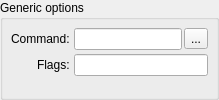
         <widget class="QGroupBox" name="generic_groupBox">
          <property name="sizePolicy">
           <sizepolicy hsizetype="Preferred" vsizetype="Maximum">
            <horstretch>0</horstretch>
            <verstretch>0</verstretch>
           </sizepolicy>
          </property>
          <property name="title">
           <string>Generic options</string>
          </property>
          <property name="expandable" stdset="0">
           <bool>true</bool>
          </property>
          <property name="xmlCategory" stdset="0">
           <string>generic</string>
          </property>
          <layout class="QFormLayout" name="generic_formLayout">
           <property name="labelAlignment">
            <set>Qt::AlignRight|Qt::AlignTrailing|Qt::AlignVCenter</set>
           </property>
           <property name="horizontalSpacing">
            <number>4</number>
           </property>
           <property name="verticalSpacing">
            <number>4</number>
           </property>
           <property name="margin">
            <number>8</number>
           </property>
           <item row="0" column="0">
            <widget class="QLabel" name="command_label">
             <property name="text">
              <string>Command:</string>
             </property>
            </widget>
           </item>
           <item row="1" column="0">
            <widget class="QLabel" name="flags_label">
             <property name="text">
              <string>Flags:</string>
             </property>
            </widget>
           </item>
           <item row="0" column="1">
            <widget class="QFrame" name="command_frame">
             <property name="lineWidth">
              <number>0</number>
             </property>
             <layout class="QHBoxLayout" name="command_horizontalLayout">
              <property name="spacing">
               <number>2</number>
              </property>
              <property name="margin">
               <number>0</number>
              </property>
              <item>
               <widget class="QLineEdit" name="command_lineEdit">
                <property name="toolTip">
                 <string>&lt;html&gt;&lt;head/&gt;&lt;body&gt;&lt;p&gt;Path to the command executable.&lt;/p&gt;&lt;/body&gt;&lt;/html&gt;</string>
                </property>
                <property name="text">
                 <string/>
                </property>
                <property name="xmlTag" stdset="0">
                 <string>command</string>
                </property>
               </widget>
              </item>
              <item>
               <widget class="QToolButton" name="commandBrowse_toolButton">
                <property name="text">
                 <string>...</string>
                </property>
                <property name="icon">
                 <iconset>
                  <normaloff>:/rsc/rsc/icon_folder.png</normaloff>
                  <disabledoff>:/rsc/rsc/icon_folder_disabled.png</disabledoff>:/rsc/rsc/icon_folder.png</iconset>
                </property>
                <property name="iconSize">
                 <size>
                  <width>15</width>
                  <height>15</height>
                 </size>
                </property>
                <property name="toolButtonStyle">
                 <enum>Qt::ToolButtonIconOnly</enum>
                </property>
                <property name="noBackground" stdset="0">
                 <bool>false</bool>
                </property>
               </widget>
              </item>
             </layout>
            </widget>
           </item>
           <item row="1" column="1">
            <widget class="QFrame" name="flags_frame">
             <property name="lineWidth">
              <number>0</number>
             </property>
             <layout class="QHBoxLayout" name="flags_horizontalLayout">
              <property name="spacing">
               <number>2</number>
              </property>
              <property name="margin">
               <number>0</number>
              </property>
              <item>
               <widget class="QLineEdit" name="flags_lineEdit">
                <property name="toolTip">
                 <string>&lt;html&gt;&lt;head/&gt;&lt;body&gt;&lt;p&gt;Allows additional command-line flags to be specified.&lt;/p&gt;&lt;/body&gt;&lt;/html&gt;</string>
                </property>
                <property name="text">
                 <string/>
                </property>
                <property name="xmlTag" stdset="0">
                 <string>flags</string>
                </property>
               </widget>
              </item>
             </layout>
            </widget>
           </item>
          </layout>
         </widget>
